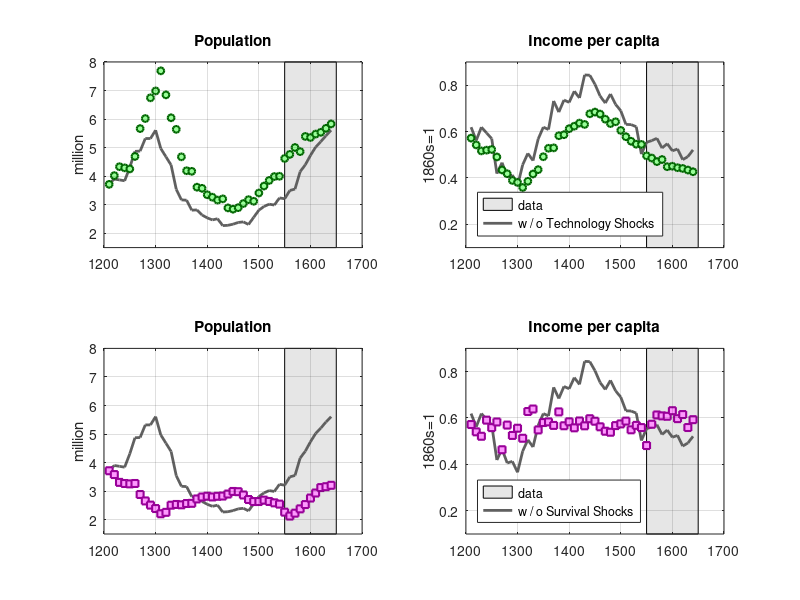

Recreate this plot in MATLAB.
%%%%%%%%%%%%%%%%%%%%%%%%%%%%%%%%%%%%%%%%%%%%%%%%%%%%%%%%%%%%%%%%%%%%%%%%%%%
%%%%%                                                                 %%%%%  
%%%%%                     Counterfactual Experiments                  %%%%%
%%%%%                                                                 %%%%%
%%%%%%%%%%%%%%%%%%%%%%%%%%%%%%%%%%%%%%%%%%%%%%%%%%%%%%%%%%%%%%%%%%%%%%%%%%%

%% Cleaning:

clc; clear; close all;

%% Data

load('cf.mat'); 

T = size(A,1);
P = P(1:T,:); y = y(1:T,:); 

D = [A s d2 P y];
D(1,:) = [];
T = size(D,1);
A=D(:,1); s=D(:,2); d=D(:,3); P=D(:,4); y=D(:,5);


%% First-Differences

dA = zeros(T-1,1);
ds = zeros(T-1,1);
for t=1:T-1
    dA(t,:) = A(t+1,:)-A(t,:);
    ds(t,:) = s(t+1,:)-s(t,:);
end

dd = d(1:T-1,1);

sigA = std(dA);
sigs = std(ds);

%% Simulation Horizon

simT = size(dd,1);

%% The Initial Steady-State

As = mean(A);
ss = mean(s);
ws = rhho/(gama*ss);
bs = 1/ss;
Ls = As*X*(1/pssi)*((gama/rhho)^(1/alfa))*(ss^((1-alfa)/alfa));
Ps = (pssi+(1/ss))*Ls*ss;

%% Without Technology Shocks

wwA  = zeros(simT,1);    wwA(1,1)  = ws;
bwA  = zeros(simT,1);    bwA(1,1)  = bs;
PwA  = zeros(simT,1);    PwA(1,1)  = Ps;
LwA  = zeros(simT,1);    LwA(1,1)  = Ls;
AwA  = zeros(simT,1);    AwA(1,1)  = As;
swA  = zeros(simT,1);    swA(1,1)  = ss;
eAwA = zeros(simT,1);    
eswA = ds;    

for z = 1:simT
    AwA(z+1,1) = AwA(z,1) + eAwA(z,1);
    swA(z+1,1) = swA(z,1) + eswA(z,1);
    wwA(z,1)   = ((AwA(z,1)*X)/(pssi*swA(z,1)*LwA(z,1)))^(alfa); 
    bwA(z,1)   = (gama/rhho)*wwA(z,1);
    PwA(z,1)   = (pssi+bwA(z,1))*LwA(z,1)*swA(z,1);
    LwA(z+1,1) = swA(z,1)*bwA(z,1)*LwA(z,1);
end

%% Without Survival Shocks

wws  = zeros(simT,1);    wws(1,1)  = ws;
bws  = zeros(simT,1);    bws(1,1)  = bs;
Pws  = zeros(simT,1);    Pws(1,1)  = Ps;
Lws  = zeros(simT,1);    Lws(1,1)  = Ls;
Aws  = zeros(simT,1);    Aws(1,1)  = As;
sws  = zeros(simT,1);    sws(1,1)  = ss;
eAws = dA;    
esws = zeros(simT,1);    

for z = 1:simT
    Aws(z+1,1) = Aws(z,1) + eAws(z,1);
    sws(z+1,1) = sws(z,1) + esws(z,1);
    wws(z,1)   = ((Aws(z,1)*X)/(pssi*sws(z,1)*Lws(z,1)))^(alfa); 
    bws(z,1)   = (gama/rhho)*wws(z,1);
    Pws(z,1)   = (pssi+bws(z,1))*Lws(z,1)*sws(z,1);
    Lws(z+1,1) = sws(z,1)*bws(z,1)*Lws(z,1);
end

%% Figure 5

figure(5)
subplot(2,2,1)
rectangle('Position',[1550,1.5,100,6.5],'FaceColor',[0.9 0.9 0.9])
hold on
plot(dd,P(2:simT+1,1),'Color',[0.375 0.375 0.375],'LineWidth',2)
plot(dd,PwA,'o','MarkerEdgeColor',[0 102/256 0],'MarkerFaceColor',[153/256 255/256 153/256],'LineWidth',1.5,'MarkerSize',5)
hold off
box on
grid on
ylabel('million')
title('Population')
ylim([1.5 8])
%xlim([d3(2,1) d3(simT,1)])
set(gca, 'Layer', 'top');
subplot(2,2,2)
rectangle('Position',[1550,0.1,100,0.8],'FaceColor',[0.9 0.9 0.9])
hold on
plot(dd,y(2:simT+1,1),'Color',[0.375 0.375 0.375],'LineWidth',2)
plot(dd,wwA,'o','MarkerEdgeColor',[0 102/256 0],'MarkerFaceColor',[153/256 255/256 153/256],'LineWidth',1.5,'MarkerSize',5)
hold off
grid on
box on
ylabel('1860s=1')
title('Income per capita')
ylim([0.1 0.9])
% xlim([d3(2,1) d3(simT,1)])
legend('data','w / o Technology Shocks','Location','SouthWest','Orientation','vertical')
set(gca, 'Layer', 'top');
subplot(2,2,3)
rectangle('Position',[1550,1.5,100,6.5],'FaceColor',[0.9 0.9 0.9])
hold on
plot(dd,P(2:simT+1,1),'Color',[0.375 0.375 0.375],'LineWidth',2)
plot(dd,Pws,'s','MarkerEdgeColor',[153/256 0 153/256],'MarkerFaceColor',[255/256 153/256 255/256],'LineWidth',1.5,'MarkerSize',5)
hold off
grid on
box on
ylabel('million')
title('Population')
ylim([1.5 8])
% xlim([d3(2,1) d3(simT,1)])
set(gca, 'Layer', 'top');
subplot(2,2,4)
rectangle('Position',[1550,0.1,100,0.8],'FaceColor',[0.9 0.9 0.9])
hold on
plot(dd,y(2:simT+1,1),'Color',[0.375 0.375 0.375],'LineWidth',2)
plot(dd,wws,'s','MarkerEdgeColor',[153/256 0 153/256],'MarkerFaceColor',[255/256 153/256 255/256],'LineWidth',1.5,'MarkerSize',5)
hold off
grid on
box on
ylabel('1860s=1')
title('Income per capita')
ylim([0.1 0.9])
% xlim([d3(2,1) d3(simT,1)])
legend('data','w / o Survival Shocks','Location','SouthWest','Orientation','vertical')
set(gca, 'Layer', 'top');

%%%%%%%%%%%%%%%%%%%%%%%%%%%%%%%%%%%%%%%%%%%%%%%%%%%%%%%%%%%%%%%%%%%%%%%%%%
%%%%%%%%%%%%%%%%%%%%%%%%%%%%%%%%%%%%%%%%%%%%%%%%%%%%%%%%%%%%%%%%%%%%%%%%%%
%%%%%%%%%%%%%%%%%%%%%%%%%%%%%%%%%%%%%%%%%%%%%%%%%%%%%%%%%%%%%%%%%%%%%%%%%%
%%%%%%%%%%%%%%%%%%%%%%%%%%%%%%%%%%%%%%%%%%%%%%%%%%%%%%%%%%%%%%%%%%%%%%%%%%